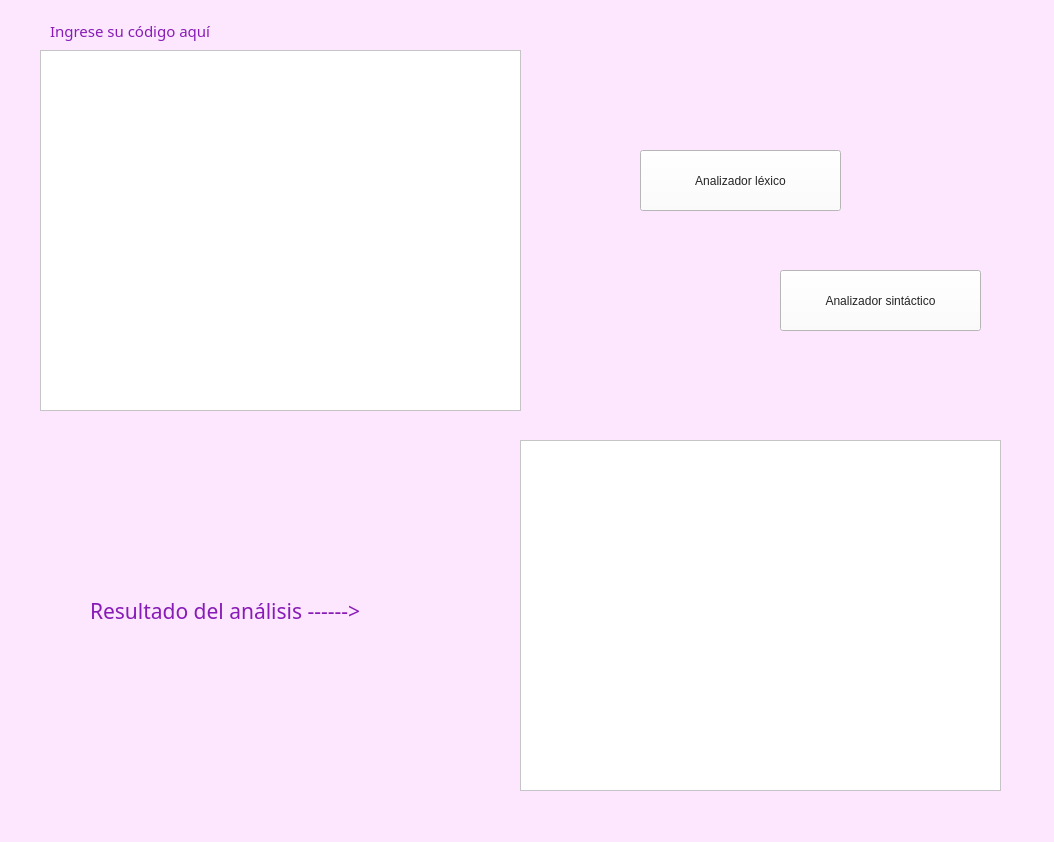
<?xml version="1.0" encoding="UTF-8"?>
<ui version="4.0">
 <class>MainWindow</class>
 <widget class="QMainWindow" name="MainWindow">
  <property name="geometry">
   <rect>
    <x>0</x>
    <y>0</y>
    <width>1054</width>
    <height>842</height>
   </rect>
  </property>
  <property name="windowTitle">
   <string>MainWindow</string>
  </property>
  <property name="styleSheet">
   <string notr="true">background-color: rgb(252, 231, 255);
border-color: rgb(0, 0, 0);</string>
  </property>
  <widget class="QWidget" name="centralwidget">
   <widget class="QPushButton" name="analizarLexico">
    <property name="geometry">
     <rect>
      <x>640</x>
      <y>150</y>
      <width>201</width>
      <height>61</height>
     </rect>
    </property>
    <property name="cursor">
     <cursorShape>ArrowCursor</cursorShape>
    </property>
    <property name="styleSheet">
     <string notr="true">font: 81 12pt &quot;Rockwell&quot;;
color:rgb(36, 36, 36);
background-color: rgb(255, 255, 255);</string>
    </property>
    <property name="text">
     <string>Analizador léxico</string>
    </property>
   </widget>
   <widget class="QPushButton" name="analizarSintactico">
    <property name="geometry">
     <rect>
      <x>780</x>
      <y>270</y>
      <width>201</width>
      <height>61</height>
     </rect>
    </property>
    <property name="styleSheet">
     <string notr="true">font: 81 12pt &quot;Rockwell&quot;;
color:rgb(36, 36, 36);
background-color: rgb(255, 255, 255);</string>
    </property>
    <property name="text">
     <string>Analizador sintáctico</string>
    </property>
   </widget>
   <widget class="QLabel" name="label">
    <property name="geometry">
     <rect>
      <x>90</x>
      <y>580</y>
      <width>351</width>
      <height>61</height>
     </rect>
    </property>
    <property name="font">
     <font>
      <family>Rockwell</family>
      <pointsize>16</pointsize>
      <weight>9</weight>
      <italic>false</italic>
      <bold>false</bold>
     </font>
    </property>
    <property name="cursor">
     <cursorShape>IBeamCursor</cursorShape>
    </property>
    <property name="styleSheet">
     <string notr="true">font: 75 16pt &quot;Rockwell&quot;;
color: rgb(136, 27, 182);</string>
    </property>
    <property name="text">
     <string>Resultado del análisis ------&gt;</string>
    </property>
   </widget>
   <widget class="QLabel" name="label_2">
    <property name="geometry">
     <rect>
      <x>50</x>
      <y>20</y>
      <width>201</width>
      <height>21</height>
     </rect>
    </property>
    <property name="font">
     <font>
      <family>Rockwell</family>
      <pointsize>11</pointsize>
      <weight>9</weight>
      <italic>false</italic>
      <bold>false</bold>
     </font>
    </property>
    <property name="styleSheet">
     <string notr="true">font: 75 11pt &quot;Rockwell&quot;;
color: rgb(136, 27, 182);</string>
    </property>
    <property name="text">
     <string>Ingrese su código aquí</string>
    </property>
   </widget>
   <widget class="QTextEdit" name="resultado">
    <property name="geometry">
     <rect>
      <x>520</x>
      <y>440</y>
      <width>481</width>
      <height>351</height>
     </rect>
    </property>
    <property name="styleSheet">
     <string notr="true">background-color: rgb(255, 255, 255);</string>
    </property>
   </widget>
   <widget class="QTextEdit" name="escribir">
    <property name="geometry">
     <rect>
      <x>40</x>
      <y>50</y>
      <width>481</width>
      <height>361</height>
     </rect>
    </property>
    <property name="styleSheet">
     <string notr="true">background-color: rgb(255, 255, 255);</string>
    </property>
   </widget>
  </widget>
  <widget class="QStatusBar" name="statusbar"/>
 </widget>
 <resources/>
 <connections/>
</ui>
